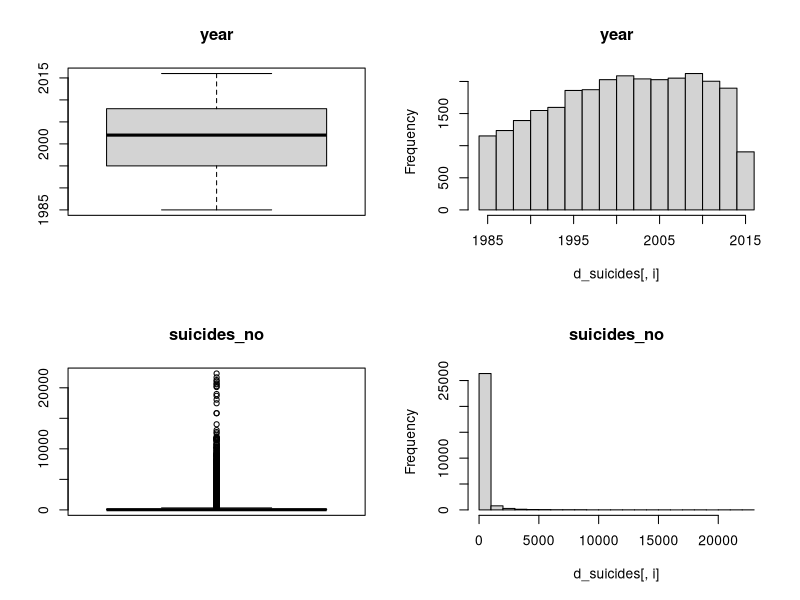
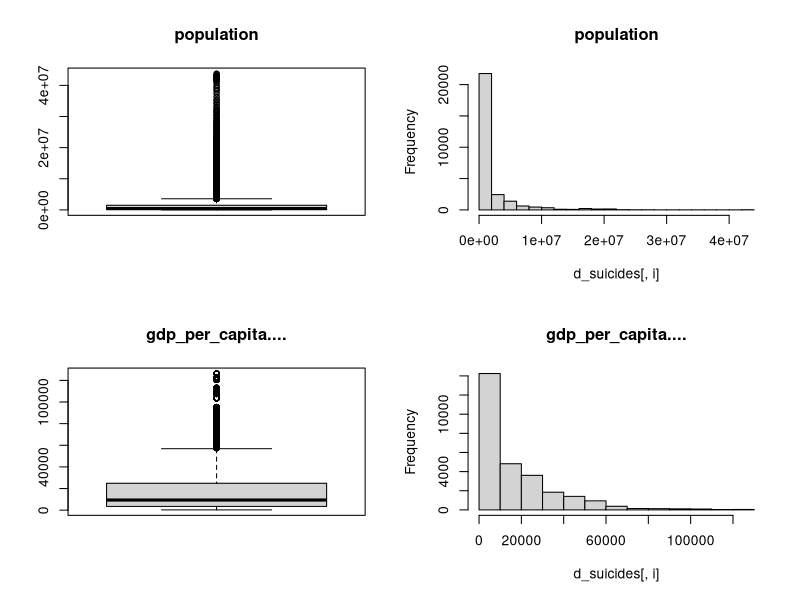
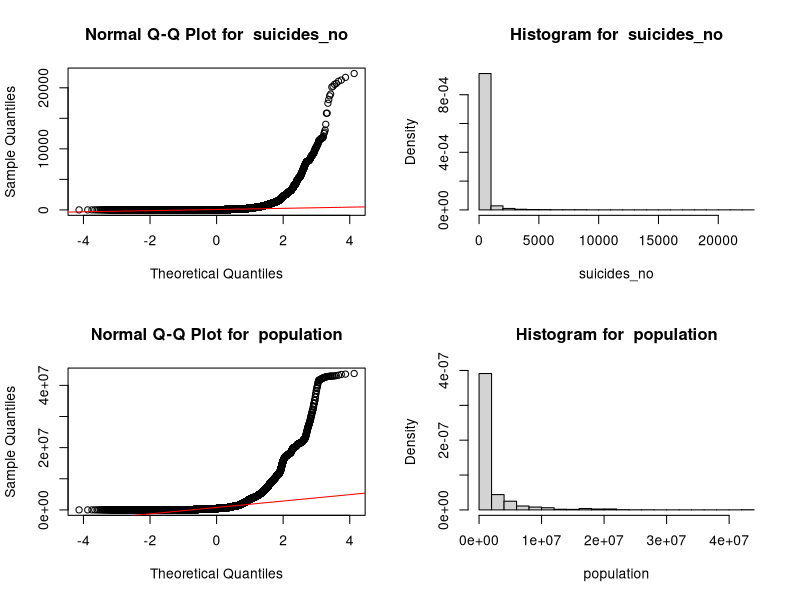
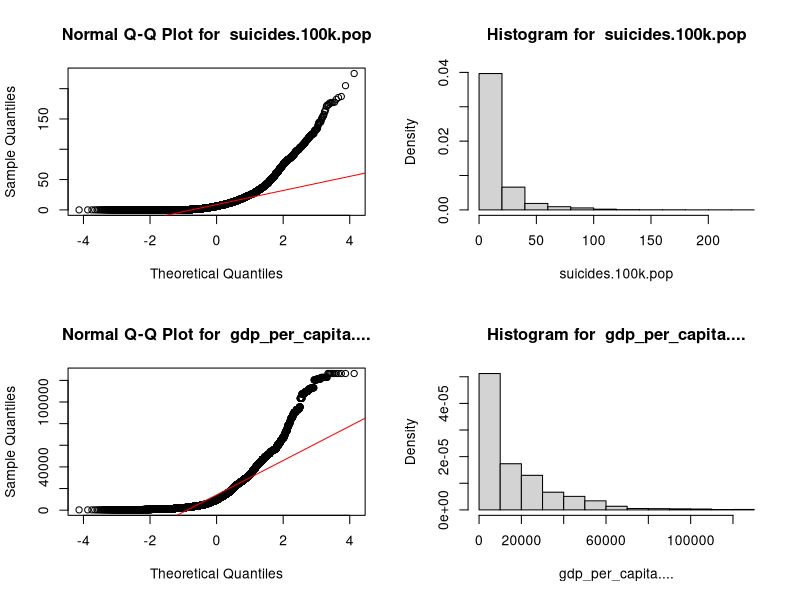

Source code (R) for these figures, in order:
# Iniciando PRA2
# https://www.kaggle.com/rushirdx/suicide-rates-from-1986-to-2016/data
library(dplyr)
library(knitr)

# 1 DESCRIPCION DEL DATASET

# Lectura de datos
data <- read.csv("../data/suicide.csv", header = TRUE, sep = ",", quote="\"", dec=".",fill = TRUE)
dim(data) 
# Tenemos 27820 observaciones y un total de 12 variables.
summary(data)
# Tipos de datos
str(data)
res <- sapply(data,class)
kable(data.frame(variables=names(res),clase=as.vector(res)))

# 2 INTEGRACION Y SELECCION DE DATOS

# Eliminar columnas
d_suicides <- select(data, -HDI.for.year, -country.year)
str(d_suicides)

# 3 LIMIPIEZA DE DATOS

# 3.1 Los datos que contienen ceros o elementos vacíos
colSums(is.na(d_suicides))
colSums(d_suicides=="")
colSums(d_suicides=="0")

# 3.2 Identificación y tratamiento de valores extremos

# Análisis mediante diagramas de cajas e histogramas
par(mfrow=c(2,2))
for(i in 1:ncol(d_suicides)) {
  if (is.integer(d_suicides[,i])){
    boxplot(d_suicides[,i], main = colnames(d_suicides)[i], width = 100)
    hist(d_suicides[,i], main = colnames(d_suicides)[i])
  }
}

par(mfrow=c(2,2))
cols <- c("sex","age","generation")
for (i in cols){
  if (is.factor(d_suicides[,i])){
    counts <- table(d_suicides[,i])
    barplot(counts,main=paste("Distribution of ", i), 
            xlab=i)
  }
}


# 4 ANALISIS DE LOS DATOS

# 4.1 Seleccion de los grupos de datos que se quieren analizar


# 4.2 Comprobacion de la normalidad y homogeneidad de la varianza
par(mfrow=c(2,2))
cols <- c("suicides_no", "population", "suicides.100k.pop", "gdp_per_capita....")
for (i in cols){
  qqnorm(d_suicides[,i],main = paste("Normal Q-Q Plot for ", i))
  qqline(d_suicides[,i],col="red")
  hist(d_suicides[,i], 
        main=paste("Histogram for ", i), 
        xlab=i, freq = FALSE)
}

# 4.3 Aplicando pruebas estadisticas para comparar grupos
